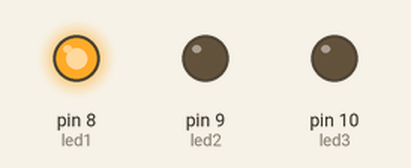
The sketch below on a simulated Arduino Uno, built with avr-gcc and run on an emulated ATmega328P. Shown: output pins drawn as LEDs (lit = HIGH).

Above: at 0.1 s.
At 10.1 s:
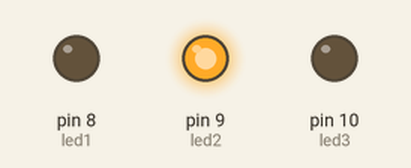
At 20.1 s:
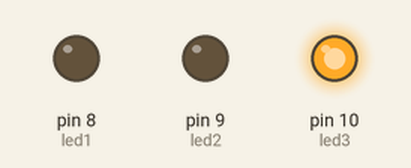
At 39.6 s:
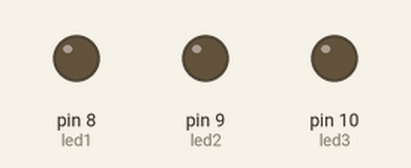
Timing chart, 0 to 40.0 s (numbered marks = the images above):
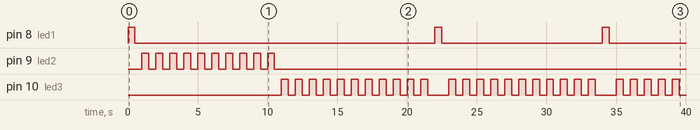

Measured:
- by itself, pin 8 (led1): goes HIGH 0.50 s, LOW 21.5 s, HIGH 0.50 s, LOW 11.5 s, HIGH 0.50 s, then LOW
- by itself, pin 9 (led2): alternates HIGH for 0.50 s and LOW for 0.50 s, 20 changes in all, then stays LOW
- by itself, pin 10 (led3): moves between LOW and HIGH, repeating every 12.0 s

The sketch:

ejercicio2.ino
```cpp
 /* CAPÍTULO II: PUERTOS DIGITALES
 * CÓDIGO 2: Manejo de ciclos de programación con puertos entrada salida
 * Objetivo: Uso de ciclos while, if, for
 *           No necesita librerías
 * Funciones de programación:
 *           if (condición){instrucciones}
 *           else{intruscciones}
 *
 *           while(condición){
 *           instrucción
 *           }
 *
 *           for(inicio de varaible, condición, tipo de aumento)
 *           {instrucciones
 *
 *           }
 */
#define led1 8 // uso de #define que no su puede alterar su valor
int led2=9;    // variable normal, no recomendable
const int led3=10; //variable constante, recomendable

int i=1; //contador de ciclo if
int j=0; // contador de ciclo while
int k; //contador de ciclo for

void setup() {
pinMode(led1,OUTPUT); // pin8 declarado como salida
pinMode(led2,OUTPUT); // pin9 declarado como salida
pinMode(led3,OUTPUT); // pin10 declarado como salida
}

void loop() {

//ciclo if, el led1 se prende 9 veces cada 500 ms
if(i<10){ //condición de ciclo if
   digitalWrite(led1,HIGH); //Envía 5 voltios a pin 8
   delay(500); // se detiene microncontrolador por medio segundo
   digitalWrite(led1,LOW); //Envía 0 voltios a pin 8
   delay(500); // se detiene microncontrolador por medio segundo
   i++; // aumento de variable i=i+1;
  }

// ciclo while, el led2 se enciende y apaga 10 veces cada 400 ms
while(j<10){ // condición de ciclo while
  j++; //aumento de variable
   digitalWrite(led2,HIGH); //Envía 5 voltios a pin 9
   delay(500); // se detiene microncontrolador por medio segundo
   digitalWrite(led2,LOW); //Envía 0 voltios a pin 9
   delay(500); // se detiene microncontrolador por medio segundo
  }

//ciclo for, led 3 se enciende y apaga 11 veces cada 500 ms
 for(k=0;k<=10;k++){ //condiciones de ciclo for
   digitalWrite(led3,HIGH); //Envía 5 voltios a pin 10
   delay(500); // se detiene microncontrolador por medio segundo
   digitalWrite(led3,LOW);  //Envía 0 voltios a pin 10
   delay(500); // se detiene microncontrolador por medio segundo
  }
}
```
